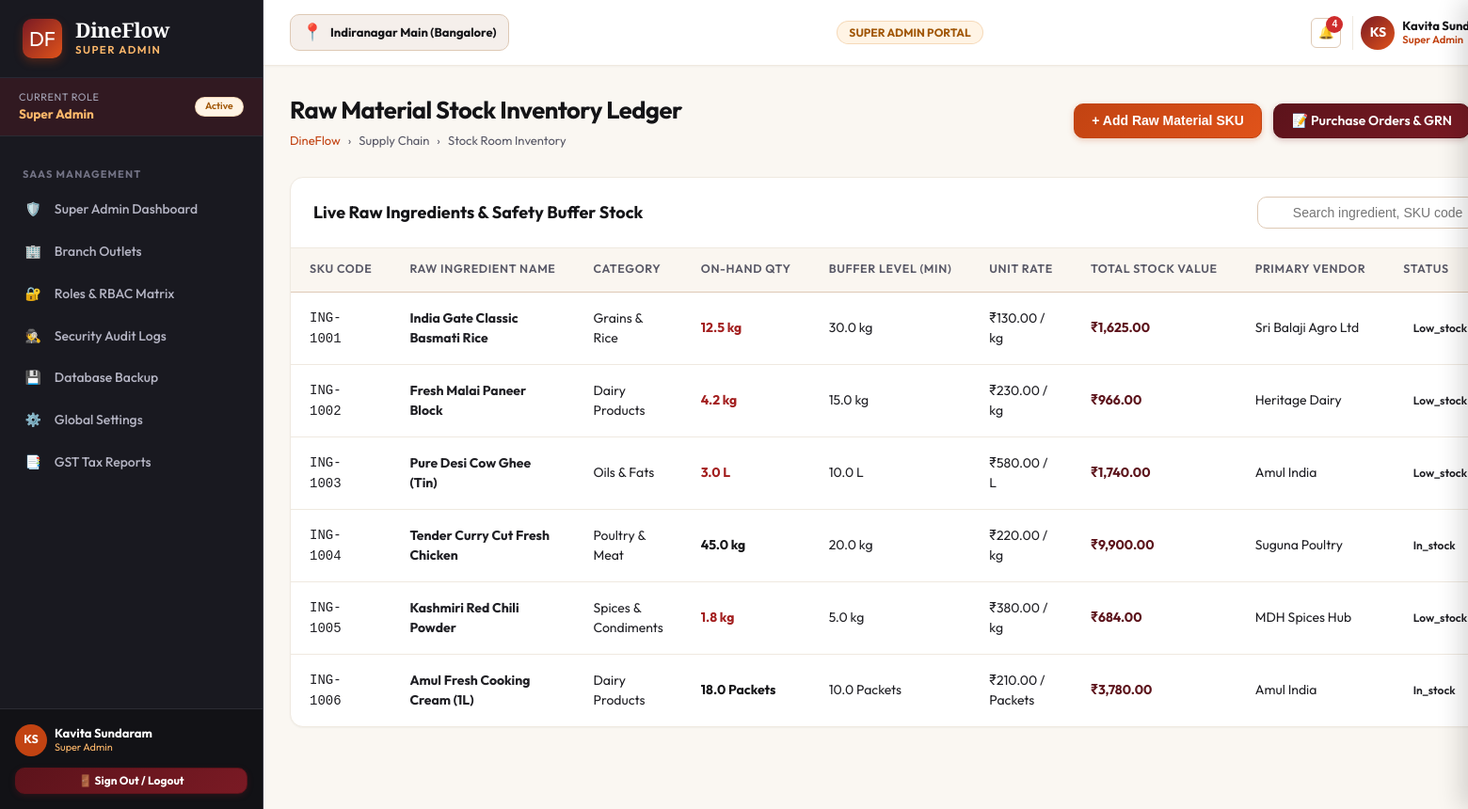
Screenshot of /inventory/ (signed in) with the database file from the repository.
### apps/accounts/models.py (models this page shows, shortened)
class Role(models.Model):
    code = models.CharField(max_length=50, unique=True)
    name = models.CharField(max_length=100)
    description = models.TextField(blank=True, default='')
    dashboard_url = models.CharField(max_length=200, default='/dashboard/owner/')
    icon = models.CharField(max_length=50, default='shield')
    is_active = models.BooleanField(default=True)
    created_at = models.DateTimeField(auto_now_add=True)

class UserProfile(models.Model):
    user = models.OneToOneField(User, on_delete=models.CASCADE, related_name='userprofile')
    role = models.ForeignKey(Role, on_delete=models.PROTECT, related_name='users')
    branch = models.CharField(max_length=150, default='Indiranagar Main (Bangalore)')
    employee_code = models.CharField(max_length=50, blank=True, default='')
    phone = models.CharField(max_length=20, blank=True, default='')
    avatar_initials = models.CharField(max_length=5, default='DF')
    created_at = models.DateTimeField(auto_now_add=True)
    updated_at = models.DateTimeField(auto_now=True)

### apps/inventory/views.py (the view)
# urls.py: path('', views.stock_ledger, name='stock_ledger_root'),
@role_required(['inventory', 'manager', 'owner', 'super_admin'])
def stock_ledger(request):
    stock_items = [
        {'code': 'ING-1001', 'name': 'India Gate Classic Basmati Rice', 'category': 'Grains & Rice', 'on_hand': 12.5, 'unit': 'kg', 'buffer_min': 30.0, 'unit_cost': 130.00, 'total_value': 1625.00, 'status': 'low_stock', 'supplier': 'Sri Balaji Agro Ltd'},
        {'code': 'ING-1002', 'name': 'Fresh Malai Paneer Block', 'category': 'Dairy Products', 'on_hand': 4.2, 'unit': 'kg', 'buffer_min': 15.0, 'unit_cost': 230.00, 'total_value': 966.00, 'status': 'low_stock', 'supplier': 'Heritage Dairy'},
        {'code': 'ING-1003', 'name': 'Pure Desi Cow Ghee (Tin)', 'category': 'Oils & Fats', 'on_hand': 3.0, 'unit': 'L', 'buffer_min': 10.0, 'unit_cost': 580.00, 'total_value': 1740.00, 'status': 'low_stock', 'supplier': 'Amul India'},
        {'code': 'ING-1004', 'name': 'Tender Curry Cut Fresh Chicken', 'category': 'Poultry & Meat', 'on_hand': 45.0, 'unit': 'kg', 'buffer_min': 20.0, 'unit_cost': 220.00, 'total_value': 9900.00, 'status': 'in_stock', 'supplier': 'Suguna Poultry'},
        {'code': 'ING-1005', 'name': 'Kashmiri Red Chili Powder', 'category': 'Spices & Condiments', 'on_hand': 1.8, 'unit': 'kg', 'buffer_min': 5.0, 'unit_cost': 380.00, 'total_value': 684.00, 'status': 'low_stock', 'supplier': 'MDH Spices Hub'},
        {'code': 'ING-1006', 'name': 'Amul Fresh Cooking Cream (1L)', 'category': 'Dairy Products', 'on_hand': 18.0, 'unit': 'Packets', 'buffer_min': 10.0, 'unit_cost': 210.00, 'total_value': 3780.00, 'status': 'in_stock', 'supplier': 'Amul India'},
    ]
    context = {
        'page_title': 'Raw Materials Stock Ledger',
        'stock_items': stock_items
    }
    return render(request, 'inventory/stock_ledger.html', context)

### dineflow_core/templatetags/dineflow_tags.py (called while the page is built)
@register.filter(name='inr')
def inr_format(value):
    if value is None or value == '':
        return '₹0.00'
    try:
        val = float(value)
    except (ValueError, TypeError):
        return f"₹{value}"
    is_negative = val < 0
    val = abs(val)
    parts = f"{val:.2f}".split('.')
    integer_part = parts[0]
    decimal_part = parts[1]
    if len(integer_part) <= 3:
        formatted = integer_part
    else:
        last_three = integer_part[-3:]
        remaining = integer_part[:-3]
        groups = []
        while len(remaining) > 2:
            groups.insert(0, remaining[-2:])
            remaining = remaining[:-2]
        if remaining:
            groups.insert(0, remaining)
        formatted = ",".join(groups) + "," + last_three
    result = f"₹{formatted}.{decimal_part}"
    return f"-{result}" if is_negative else result

### templates/inventory/stock_ledger.html (shortened to what this page needs)
{% extends 'base.html' %}
{% load static %}
{% load dineflow_tags %}
{% block content %}
<div class="df-page-header">
  <div class="df-page-title-group">
    <h1>Raw Material Stock Inventory Ledger</h1>
    <div class="df-breadcrumb">
      <a href="{% url 'landing:index' %}">DineFlow</a>
      <span>›</span>
      <span>Supply Chain</span>
      <span>›</span>
      <span>Stock Room Inventory</span>
    </div>
  </div>
  <div style="display:flex; gap:0.75rem;">
    <button class="df-btn df-btn-terracotta" onclick="DineFlow.showToast('New Raw Material', 'Opening inventory item creation form...', 'info')">
      <span>+ Add Raw Material SKU</span>
    </button>
    <a href="{% url 'inventory:purchase_orders' %}" class="df-btn df-btn-maroon">
      <span>📝 Purchase Orders & GRN</span>
    </a>
  </div>
</div>
<div class="df-card">
  <div class="df-card-header">
    <div class="df-card-title">Live Raw Ingredients & Safety Buffer Stock</div>
    <div style="display:flex; gap:0.5rem;">
      <input type="text" id="df-stock-search" class="df-input-search" placeholder="Search ingredient, SKU code, supplier...">
    </div>
  </div>
  <div class="df-table-responsive">
    <table class="df-table" id="df-stock-table">
      <thead>
        <tr>
          <th>SKU Code</th>
          <th>Raw Ingredient Name</th>
          <th>Category</th>
          <th>On-Hand Qty</th>
          <th>Buffer Level (Min)</th>
          <th>Unit Rate</th>
          <th>Total Stock Value</th>
          <th>Primary Vendor</th>
          <th>Status</th>
        </tr>
      </thead>
      <tbody>
        {% for s in stock_items %}
          <tr>
            <td><code>{{ s.code }}</code></td>
            <td><strong>{{ s.name }}</strong></td>
            <td>{{ s.category }}</td>
            <td style="font-weight:700; color:{% if s.status == 'low_stock' %}var(--df-danger-700){% else %}var(--df-charcoal-900){% endif %};">
              {{ s.on_hand }} {{ s.unit }}
            </td>
            <td>{{ s.buffer_min }} {{ s.unit }}</td>
            <td>{{ s.unit_cost|inr }} / {{ s.unit }}</td>
            <td style="font-weight:700; color:var(--df-maroon-800);">{{ s.total_value|inr }}</td>
            <td>{{ s.supplier }}</td>
            <td><span class="df-badge badge-{{ s.status }}">{{ s.status }}</span></td>
          </tr>
        {% endfor %}
      </tbody>
    </table>
  </div>
</div>
{% endblock %}

### templates/partials/_sidebar.html (shortened to what this page needs)
{% load static %}
<aside class="df-sidebar">
  <div class="df-brand-header">
    <div class="df-brand-logo">DF</div>
    <div>
      <div class="df-brand-title">DineFlow</div>
      <div class="df-brand-subtitle">{{ CURRENT_USER.role_title }}</div>
    </div>
  </div>
  <div style="padding: 0.75rem 1.25rem; background: rgba(122, 26, 36, 0.25); border-bottom: 1px solid #2B2B33; display: flex; align-items: center; justify-content: space-between;">
    <div>
      <div style="font-size: 0.68rem; color: #A6A6B8; text-transform: uppercase; letter-spacing: 0.05em;">Current Role</div>
      <div style="font-size: 0.85rem; font-weight: 700; color: var(--df-saffron-400);">{{ CURRENT_USER.role_title }}</div>
    </div>
    <span class="df-badge badge-warning" style="font-size: 0.65rem;">Active</span>
  </div>
  <nav style="flex: 1; padding: 0.75rem 0 2rem; overflow-y: auto;">
    {% if CURRENT_ROLE == 'super_admin' %}
      <div class="df-nav-section-title">SaaS Management</div>
      <ul class="df-nav-list">
        <li class="df-nav-item">
          <a href="{% url 'dashboard:super_admin' %}" class="df-nav-link {% if request.resolver_match.url_name == 'super_admin' %}active{% endif %}">
            <span>🛡️</span>
            <span>Super Admin Dashboard</span>
          </a>
        </li>
        <li class="df-nav-item">
          <a href="{% url 'settings_app:branches' %}" class="df-nav-link {% if request.resolver_match.url_name == 'branches' %}active{% endif %}">
            <span>🏢</span>
            <span>Branch Outlets</span>
          </a>
        </li>
        <li class="df-nav-item">
          <a href="{% url 'settings_app:roles_permissions' %}" class="df-nav-link {% if request.resolver_match.url_name == 'roles_permissions' %}active{% endif %}">
            <span>🔐</span>
            <span>Roles & RBAC Matrix</span>
          </a>
        </li>
        <li class="df-nav-item">
          <a href="{% url 'settings_app:audit_logs' %}" class="df-nav-link {% if request.resolver_match.url_name == 'audit_logs' %}active{% endif %}">
            <span>🕵️</span>
            <span>Security Audit Logs</span>
          </a>
        </li>
        <li class="df-nav-item">
          <a href="{% url 'settings_app:backup_restore' %}" class="df-nav-link {% if request.resolver_match.url_name == 'backup_restore' %}active{% endif %}">
            <span>💾</span>
            <span>Database Backup</span>
          </a>
        </li>
        <li class="df-nav-item">
          <a href="{% url 'settings_app:general' %}" class="df-nav-link {% if request.resolver_match.url_name == 'general' %}active{% endif %}">
            <span>⚙️</span>
            <span>Global Settings</span>
          </a>
        </li>
        <li class="df-nav-item">
          <a href="{% url 'analytics:tax_reports' %}" class="df-nav-link {% if request.resolver_match.url_name == 'tax_reports' %}active{% endif %}">
            <span>📑</span>
            <span>GST Tax Reports</span>
          </a>
        </li>
      </ul>
    {% endif %}
  </nav>
  <div style="padding: 1rem; border-top: 1px solid #2B2B33; background: rgba(18, 18, 22, 0.95); margin-top: auto;">
    <div style="display: flex; align-items: center; justify-content: space-between; margin-bottom: 0.75rem;">
      <div style="display: flex; align-items: center; gap: 0.5rem;">
        <div style="width: 34px; height: 34px; border-radius: 50%; background: var(--df-terracotta-700); color: #FFF; font-weight: 700; display: flex; align-items: center; justify-content: center; font-size: 0.78rem;">
          {{ CURRENT_USER.avatar_initials }}
        </div>
        <div style="line-height: 1.2;">
          <div style="font-weight: 700; font-size: 0.8125rem; color: #FFF;">{{ CURRENT_USER.name }}</div>
          <div style="font-size: 0.68rem; color: var(--df-saffron-400);">{{ CURRENT_USER.role_title }}</div>
        </div>
      </div>
    </div>
    <div>
      <a href="{% url 'accounts:logout' %}" class="df-btn df-btn-maroon df-btn-sm" style="width: 100%; justify-content: center; font-size: 0.75rem; font-weight: 700;">
        <span>🚪 Sign Out / Logout</span>
      </a>
    </div>
  </div>
</aside>

### templates/partials/_navbar.html (shortened to what this page needs)
{% load static %}
<header class="df-navbar">
  <div style="display: flex; align-items: center; gap: 1rem;">
    <div style="display: flex; align-items: center; gap: 0.5rem; background: var(--df-bg-cream); border: 1px solid var(--df-border-medium); padding: 0.35rem 0.75rem; border-radius: var(--df-radius-md);">
      <span style="font-size: 1.1rem;">📍</span>
      <span style="font-weight: 700; font-size: 0.8125rem; color: var(--df-charcoal-900);">{{ ACTIVE_BRANCH }}</span>
    </div>
  </div>
  <div style="display: flex; align-items: center; gap: 0.75rem;">
    <span class="df-badge badge-warning" style="font-weight: 700; font-size: 0.75rem; padding: 0.35rem 0.75rem;">
      {{ CURRENT_USER.role_title|upper }} PORTAL
    </span>
  </div>
  <div style="display: flex; align-items: center; gap: 0.75rem;">
    <button class="df-btn-icon" onclick="DineFlow.openDrawer('df-notifications-drawer')" style="position: relative;" title="Notifications">
      🔔
      {% if UNREAD_NOTIFICATIONS_COUNT > 0 %}
        <span style="position: absolute; top: -3px; right: -3px; width: 18px; height: 18px; background: var(--df-danger-600); color: #FFF; border-radius: 50%; font-size: 0.65rem; font-weight: 800; display: flex; align-items: center; justify-content: center;">
          {{ UNREAD_NOTIFICATIONS_COUNT }}
        </span>
      {% endif %}
    </button>
    <div style="display: flex; align-items: center; gap: 0.5rem; padding-left: 0.5rem; border-left: 1px solid var(--df-border-light);">
      <div style="width: 36px; height: 36px; border-radius: 50%; background: linear-gradient(135deg, var(--df-maroon-700), var(--df-terracotta-600)); color: #FFF; font-weight: 700; display: flex; align-items: center; justify-content: center; font-size: 0.875rem; box-shadow: var(--df-shadow-xs);">
        {{ CURRENT_USER.avatar_initials }}
      </div>
      <div style="line-height: 1.2; text-align: left;" class="df-hide-mobile">
        <div style="font-weight: 700; font-size: 0.8125rem; color: var(--df-charcoal-900);">{{ CURRENT_USER.name }}</div>
        <div style="font-size: 0.7rem; color: var(--df-terracotta-700); font-weight: 600;">{{ CURRENT_USER.role_title }}</div>
      </div>
    </div>
  </div>
</header>

### static/css/dineflow-tokens.css (style rules this page uses)
:root { --df-charcoal-900: #141417; --df-charcoal-800: #1E1E24; --df-charcoal-700: #2B2B33; --df-charcoal-600: #3C3C47; --df-charcoal-500: #555563; --df-charcoal-400: #7A7A8C; --df-charcoal-300: #A6A6B8; --df-charcoal-200: #D1D1DE; --df-charcoal-100: #EDEDF5; --df-maroon-900: #420C12; --df-maroon-800: #5C131B; --df-maroon-700: #7A1A24; --df-maroon-600: #9E222F; --df-maroon-500: #C42B3B; --df-maroon-100: #FCE8EA; --df-terracotta-900: #73270A; --df-terracotta-800: #9C350D; --df-terracotta-700: #C24312; --df-terracotta-600: #E0531A; --df-terracotta-500: #F06A33; --df-terracotta-400: #F58C60; --df-terracotta-100: #FDEDE6; --df-saffron-900: #733E05; --df-saffron-800: #A15707; --df-saffron-700: #CF7009; --df-saffron-600: #F58B14; --df-saffron-500: #FFA238; --df-saffron-400: #FFB96B; --df-saffron-100: #FFF4E5; --df-gold-800: #8C731A; --df-gold-700: #B89722; --df-gold-600: #D9B32B; --df-gold-500: #F0CA3F; --df-gold-100: #FDF9E7; --df-green-900: #0E421B; --df-green-800: #155C27; --df-green-700: #1E7A35; --df-green-600: #279C44; --df-green-500: #34BD55; --df-green-100: #E6F7EB; --df-danger-800: #781717; --df-danger-700: #A32020; --df-danger-600: #CF2D2D; --df-danger-100: #FDE8E8; --df-bg-app: #FAF7F2; --df-bg-cream: #F5EFEB; --df-bg-surface: #FFFFFF; --df-bg-surface-subtle: #F9F6F0; --df-bg-sidebar: #191920; --df-bg-sidebar-hover: #262630; --df-bg-sidebar-active: #7A1A24; --df-text-primary: #1F1F24; --df-text-secondary: #585866; --df-text-muted: #8C8C9E; --df-text-light: #F7F5F0; --df-text-on-dark: #FFFFFF; --df-border-light: #EFE9E0; --df-border-medium: #DEC9B5; --df-border-dark: #383842; --df-border-focus: #C24312; --df-font-sans: 'Outfit', 'Inter', -apple-system, BlinkMacSystemFont, "Segoe UI", Roboto, sans-serif; --df-font-serif: 'Playfair Display', Georgia, serif; --df-font-mono: 'JetBrains Mono', 'Fira Code', Consolas, monospace; --df-shadow-xs: 0 1px 2px rgba(33, 20, 10, 0.04); --df-shadow-sm: 0 2px 4px rgba(33, 20, 10, 0.06), 0 1px 2px rgba(33, 20, 10, 0.04); --df-shadow-md: 0 6px 12px -2px rgba(33, 20, 10, 0.08), 0 3px 6px -2px rgba(33, 20, 10, 0.05); --df-shadow-lg: 0 12px 24px -4px rgba(33, 20, 10, 0.12), 0 6px 12px -4px rgba(33, 20, 10, 0.06); --df-shadow-xl: 0 20px 32px -6px rgba(33, 20, 10, 0.16), 0 10px 16px -6px rgba(33, 20, 10, 0.08); --df-radius-sm: 6px; --df-radius-md: 10px; --df-radius-lg: 14px; --df-radius-xl: 20px; --df-radius-full: 9999px; --df-sidebar-width: 280px; --df-sidebar-collapsed-width: 80px; --df-navbar-height: 70px; }

### rows the page displays
Role: role_title "SUPER ADMIN", role_title "Super Admin"
UserProfile: avatar_initials "KS", branch "Indiranagar Main (Bangalore)"

### other values shown
{{ CURRENT_USER.name }} "Kavita Sundaram"
{{ UNREAD_NOTIFICATIONS_COUNT }} "4"
{{ CURRENT_USER.name }} "Kavita…"
{{ s.code }} "ING-1001" "ING-1002" "ING-1003" "ING-1004" "ING-1005" "ING-1006"
{{ s.name }} "India Gate Classic Basmati Rice" "Fresh Malai Paneer Block" "Pure Desi Cow Ghee (Tin)" "Tender Curry Cut Fresh Chicken" "Kashmiri Red Chili Powder" "Amul Fresh Cooking Cream (1L)"
{{ s.category }} "Grains & Rice" "Dairy Products" "Oils & Fats" "Poultry & Meat" "Spices & Condiments" "Dairy Products"
{{ s.on_hand }} "12.5" "4.2" "3.0" "45.0" "1.8" "18.0"
{{ s.unit }} "kg" "kg" "L" "kg" "kg" "Packets"
{{ s.buffer_min }} "30.0" "15.0" "10.0" "20.0" "5.0" "10.0"
{{ s.unit_cost|inr }} "₹130.00" "₹230.00" "₹580.00" "₹220.00" "₹380.00" "₹210.00"
{{ s.total_value|inr }} "₹1,625.00" "₹966.00" "₹1,740.00" "₹9,900.00" "₹684.00" "₹3,780.00"
{{ s.supplier }} "Sri Balaji Agro Ltd" "Heritage Dairy" "Amul India" "Suguna Poultry" "MDH Spices Hub" "Amul India"
{{ s.status }} "Low_stock" "Low_stock" "Low_stock" "In_stock" "Low_stock" "In_stock"
